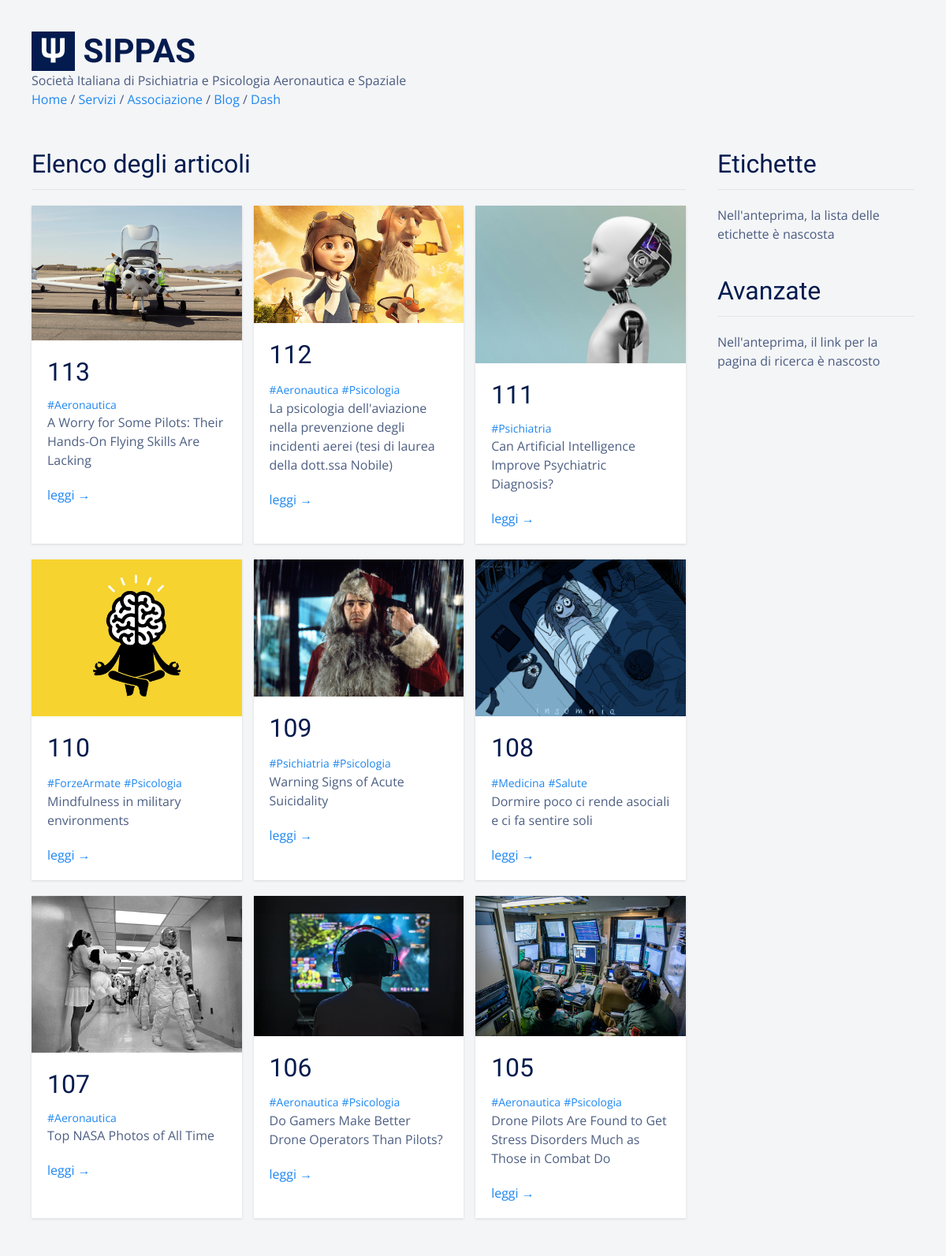
The app's page /blog/dashboard/frontpage/preview (signed in) with its own data.
### tables this page shows
CREATE TABLE "posts" (
  "id" integer NOT NULL,
  "title" text,
  "body" TEXT,
  "teaser" text,
  "tags" TEXT,
  "is_sticky" integer,
  "author" text,
  "created_at" TEXT,
  "updated_at" text,
  "published_at" TEXT,
  PRIMARY KEY ("id")
);

### flaskApp/blueprints/blog/routes.py (the view)
@bp_blog.route("/dashboard/frontpage/preview")
@login_required
@has_role(["author", "editor", "admin"])
def blog_preview():
  posts = query_db("SELECT * FROM posts ORDER BY id DESC LIMIT ?", [ BLOG_PAGE_SIZE ])
  return render_template(
    "blog/posts_preview.html",
    posts=posts,
    tags=TAGS,
    pagination="blog/posts_pagination.html"
  )

### flaskApp/blueprints/users/models.py (called while the page is built)
  @login_manager.user_loader
  def load_user(id):
    user = query_db("SELECT * FROM users WHERE id = ?", [id], one=True)
    if user:
        return User(**user)
    else:
        return None

### flaskApp/db/sqlite.py (called while the page is built)
def dict_factory(cursor, row):
  d = {}
  for idx, col in enumerate(cursor.description):
    d[col[0]] = row[idx]
  return d

def get_db():
  if "db" not in g:
    g.db = sqlite3.connect(
      db_path,
      detect_types=sqlite3.PARSE_DECLTYPES,
      isolation_level="DEFERRED"
    )
    g.db.cursor().execute("PRAGMA journal_mode=WAL")
    g.db.row_factory = dict_factory
  return g.db

def query_db(query, args=(), one=False):
  with closing(get_db().cursor().execute(query, args)) as cur:
    rv = cur.fetchall()
    return (rv[0] if rv else None) if one else rv

### flaskApp/blueprints/blog/templates/blog/posts_preview.html
{% extends 'base.html' %}
{% block content %}
<div class="uk-section">
  <div class="uk-container">
    <div class="uk-grid">
      <div class="uk-width-3-4@s">
        <h2 class="uk-heading-divider">Elenco degli articoli</h2>
        {% if posts %}
        {% include 'blog/posts_list.html' %}
        {% else %}
        <div class="uk-margin">
          Nessun articolo trovato.
        </div>
        {% endif %}
      </div>
      <div class="uk-width-expand">
        <div>
          <h2 class="uk-heading-divider">Etichette</h2>
          <p>Nell'anteprima, la lista delle etichette è nascosta</p>
          <h2 class="uk-heading-divider uk-margin-medium-top">Avanzate</h2>
          <div class="uk-margin">
            <p>Nell'anteprima, il link per la pagina di ricerca è nascosto</p>
          </div>
        </div>
      </div>
    </div>
  </div>
</div>
{% endblock %}

### flaskApp/blueprints/blog/templates/blog/posts_list.html
<div class="uk-grid uk-grid-match uk-grid-small">
  {% for p in posts %}
  <div class="uk-width-1-2@s uk-width-1-3@l uk-margin-bottom">
    <div class="uk-card uk-card-default uk-card-small uk-margin">
      {% if p.teaser %}
      <div class="uk-card-media-top">
        <img src="{{ url_for('static', filename='blog/' + p.teaser | replace('#', p.id | string)) }}" />
      </div>
      {% endif %}
      <div class="uk-card-body uk-padding-small-top">
        <h2 class="uk-margin-remove">{{ p.id }}</h2>
        <div class="uk-margin-small">
          <p class="uk-margin-remove">
            {% for tag in p.tags.split(' ') %} <a class="uk-text-small"
              href="{{ url_for('blog.posts_tagged', tag=tag) }}">{{ tag }}</a> {% endfor %}
          </p>
          <p class="uk-margin-remove">{{ p.title }}</p>
        </div>
        <div class="uk-margin">
          <a href="{{ url_for('blog.view_post', id=p.id) }}">leggi &rarr;</a>
        </div>
      </div>
    </div>
  </div>
  {% endfor %}
</div>

### flaskApp/static/css/main.css (style rules this page uses)
html { font-family: 'Open Sans', sans-serif; font-size: 16px; font-weight: normal; line-height: 1.5; background: #f4f5f7; color: rgba(3,27,78,0.7); }
h1, .uk-h1, h2, .uk-h2, h3, .uk-h3, h4, .uk-h4, h5, .uk-h5, h6, .uk-h6 { font-family: 'Yanone Kaffeesatz', sans-serif; margin: 0 0 20px 0; font-weight: normal; color: #031b4e; text-transform: none; }
.uk-section { padding: 0px; padding-top: 30px; }
.uk-card-default { color: rgba(3,27,78,0.7) !important; -webkit-box-shadow: 0 1px 3px rgba(0,0,0,.12); box-shadow: 0 1px 3px rgba(0,0,0,.12); border: 0; }

### records on screen
posts: teaser+id (picture), id "113", tags "#Aeronautica", title "A Worry for Some Pilots: Their Hands-On Flying Skills Are Lacking"
posts: teaser+id (picture), id "112", tag "#Aeronautica" "#Psicologia", title "La psicologia dell'aviazione nella prevenzione degli incidenti aerei (tesi di laurea della dott.ssa Nobile)"
posts: teaser+id (picture), id "111", tags "#Psichiatria", title "Can Artificial Intelligence Improve Psychiatric Diagnosis?"
posts: teaser+id (picture), id "110", tag "#ForzeArmate" "#Psicologia", title "Mindfulness in military environments"
posts: teaser+id (picture), id "109", tag "#Psichiatria" "#Psicologia", title "Warning Signs of Acute Suicidality"
posts: teaser+id (picture), id "108", tag "#Medicina" "#Salute", title "Dormire poco ci rende asociali e ci fa sentire soli"
posts: teaser+id (picture), id "107", tags "#Aeronautica", title "Top NASA Photos of All Time"
posts: teaser+id (picture), id "106", tag "#Aeronautica" "#Psicologia", title "Do Gamers Make Better Drone Operators Than Pilots?"
posts: teaser+id (picture), id "105", tag "#Aeronautica" "#Psicologia", title "Drone Pilots Are Found to Get Stress Disorders Much as Those in Combat Do"
